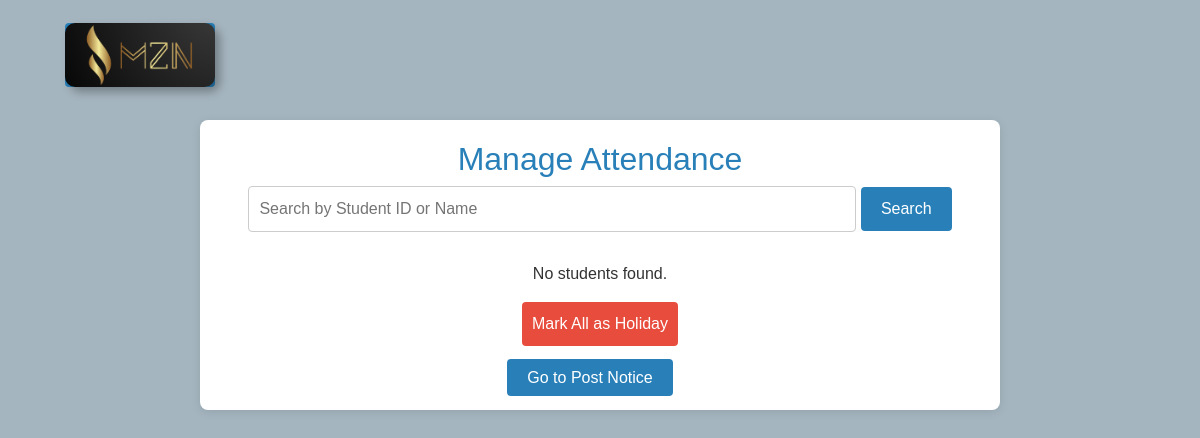
Page /admin/manage_attendance.php on the earlier database version.
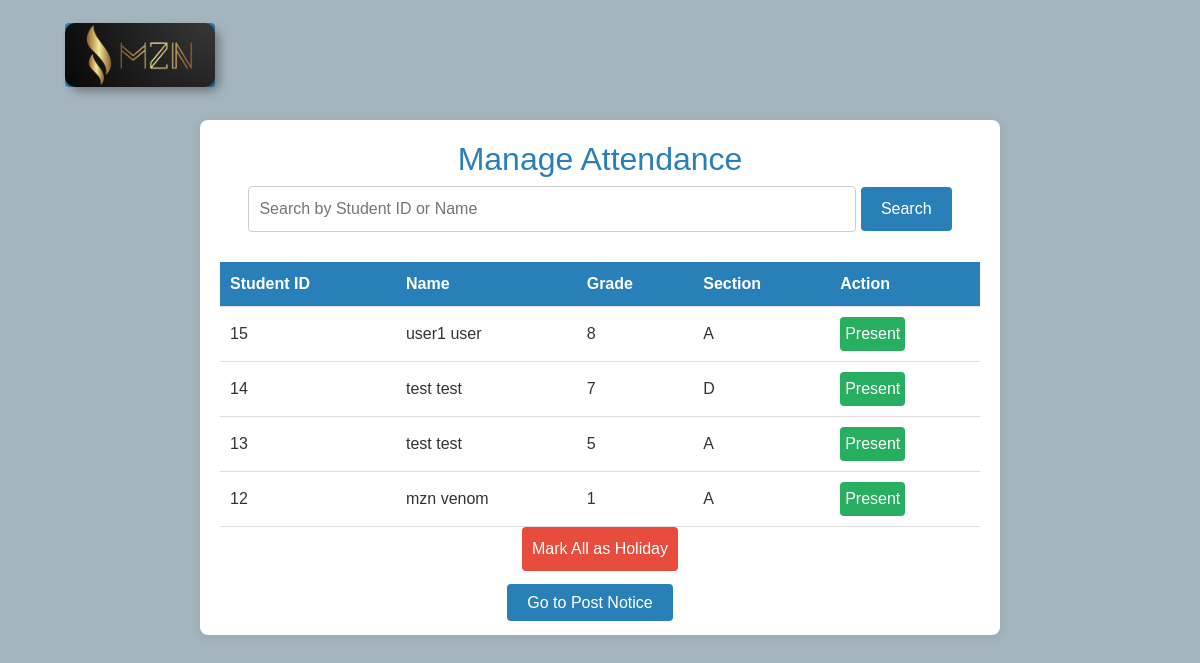
Same page on the later database version.
### tables this page shows
CREATE TABLE `student_details` (
  `sid` int NOT NULL,
  `first_name` varchar(100) NOT NULL,
  `last_name` varchar(100) NOT NULL,
  `address` text,
  `image` blob,
  `fathers_name` varchar(100) DEFAULT NULL,
  `mothers_name` varchar(100) DEFAULT NULL,
  `grade` varchar(50) DEFAULT NULL,
  `section` varchar(50) DEFAULT NULL,
  `gender` varchar(10) DEFAULT NULL,
  `dob` date NOT NULL,
  `mobileno` varchar(15) NOT NULL,
  `email` varchar(100) NOT NULL,
  `qr_code` varchar(255) DEFAULT NULL,
  `created_date` timestamp NULL DEFAULT CURRENT_TIMESTAMP
);

### admin/manage_attendance.php (the view, shortened to what this page needs)
<?php
$servername = "localhost";
$username = "root";
$password = "";
$dbname = "attendance_sys";
$conn = new mysqli($servername, $username, $password, $dbname);
$search_keyword = isset($_GET['search']) ? $_GET['search'] : '';
$query = "SELECT student_details.sid,
                 CONCAT(student_details.first_name, ' ', student_details.last_name) AS name,
                 student_details.grade,
                 student_details.section
          FROM student_details
          WHERE student_details.sid LIKE ? OR CONCAT(student_details.first_name, ' ', student_details.last_name) LIKE ?
          ORDER BY student_details.sid DESC LIMIT 5";
$search_param = "%$search_keyword%";
$stmt = $conn->prepare($query);
$stmt->bind_param("ss", $search_param, $search_param);
$stmt->execute();
$result = $stmt->get_result();
?>
<!DOCTYPE html>
<html lang="en">
<head>
    <?php include './header.php' ?>
</head>
<body>
    <div class="brand-container">
        <a class="logo-brand" href="./dashboard.php">
            <img class="logo" src="./images/logo.png" alt="logo" />
        </a>
    </div>
    <div class="container">
        <h2>Manage Attendance</h2>
        <form method="GET" action="manage_attendance.php" style="margin-bottom: 20px; text-align: center;">
            <input type="text" name="search" placeholder="Search by Student ID or Name"
                value="<?php echo htmlspecialchars($search_keyword); ?>" required>
            <button type="submit"
                style="background-color: #2980b9; color: white; padding: 10px 20px; border: none; border-radius: 4px; cursor: pointer;">Search</button>
        </form>
        <?php if ($result->num_rows > 0): ?>
            <table>
                <tr>
                    <th>Student ID</th>
                    <th>Name</th>
                    <th>Grade</th>
                    <th>Section</th>
                    <th>Action</th>
                </tr>
                <?php while ($row = $result->fetch_assoc()): ?>
                    <tr>
                        <td><?php echo $row['sid']; ?></td>
                        <td><?php echo $row['name']; ?></td>
                        <td><?php echo $row['grade']; ?></td>
                        <td><?php echo $row['section']; ?></td>
                        <td>
                            <form method="POST" action="manage_attendance.php" style="display:inline;">
                                <input type="submit" name="action" value="Present"
                                    style="background-color: #27ae60; color: white; padding: 5px; border: none; border-radius: 4px;">
                            </form>
                        </td>
                    </tr>
                <?php endwhile; ?>
            </table>
        <?php else: ?>
            <p style="text-align: center;">No students found.</p>
        <?php endif; ?>
        <div style="text-align: center; margin-bottom: 20px;">
            <form method="POST" action="manage_attendance.php">
                <input type="submit" value="Mark All as Holiday"
                    style="background-color: #e74c3c; color: white; padding: 10px; border: none; border-radius: 4px; cursor: pointer;">
            </form>
        </div>
        <div style="text-align: center;">
            <a href="post_notice.php"
                style="background-color: #2980b9; color: white; padding: 10px 20px; border-radius: 4px; text-decoration: none;">Go
                to Post Notice</a>
        </div>
    </div>
</body>
</html>

Differences in the rows shown:
added student_details: sid "15", name "user1 user", grade "8", section "A"
added student_details: sid "14", name "test test", grade "7", section "D"
added student_details: sid "13", name "test test", grade "5", section "A"
added student_details: sid "12", name "mzn venom", grade "1", section "A"
Other differences:
text no longer shown: "No students found."
text now shown: "Student ID Name Grade Section Action"
